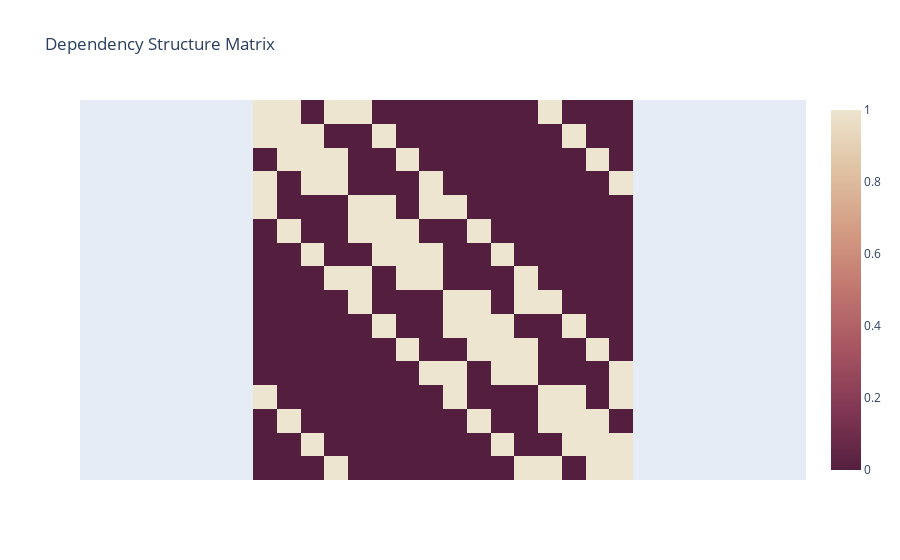

Notebook code cell kept with this figure:
### Code cell
benchmark.dsm.get_fig()

### Figure 1 — Plotly figure (JSON) as saved in the notebook; plotly's stock layout.template omitted (floating-point values rounded to 4 significant figures; data arrays with more than 128 entries replaced by an {"elided": "..."} marker saying what was removed)
{"data": [{"colorscale": [[0, "rgb(84, 31, 63)"], [0.1667, "rgb(129, 55, 83)"], [0.3333, "rgb(166, 84, 97)"], [0.5, "rgb(193, 118, 111)"], [0.6667, "rgb(211, 156, 131)"], [0.8333, "rgb(224, 194, 162)"], [1, "rgb(237, 229, 207)"]], "type": "heatmap", "z": {"elided": "16x16 int values"}}], "layout": {"title": {"text": "Dependency Structure Matrix"}, "xaxis": {"visible": false}, "yaxis": {"autorange": "reversed", "scaleanchor": "x", "visible": false}}}
